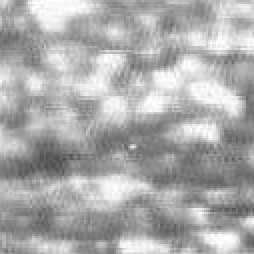
%> input picture data/1.bmp, 127 x 127 px (shown 2 times larger)
$ octave --eval "result = nhbf_ilcmfunc(imread('data/1.bmp'));"   (GNU Octave 9; MATLAB toolbox functions it lacks are replaced by stand-ins)
%> lines starting %> are read from the running program, lines starting %| are printed output that depends on the picture
% 2020 A Novel and High-Speed Local Contrast Method for Infrared Small-Target Detection
%% hbmlcmfunc.m  High-boost-based multiscale local contrast measure for infrared small target detection
% 1：高通滤波
% 2：目标均值^2*背景均值^2*（目标均值-背景均值)^2
function C = nhbf_ilcmfunc(img)
flag = 0;
img = double(img);
op = fspecial('average', 9); % improved high boost filter 的大小论文并没有给出
Im = imfilter(double(img), op, 'replicate');
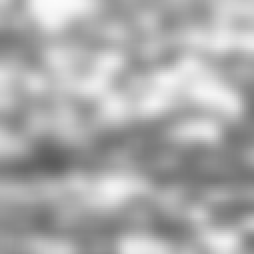
%> Im: size 127x127 double (shown 2 times larger); min 90.91, max 251.3, mean 171.4
Ihp = img - Im;
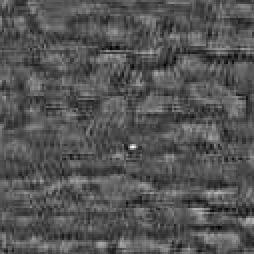
%> Ihp: size 127x127 double (shown 2 times larger); min -49.48, max 99.06, mean 0; drawn with min black and max white
if flag
    figure; imshow(Ihp, []);
end
Ihp(Ihp<=0) = 0;
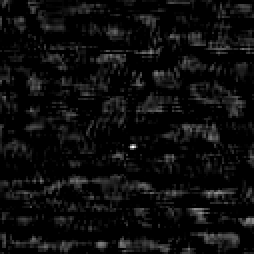
%> Ihp: size 127x127 double (shown 2 times larger); min 0, max 99.06, mean 5.2; drawn with min black and max white
if flag
    figure; imshow(Ihp, []);
end
ihbf = Ihp*1.2;
%%  a main way of average filter to
% implement preprocessing
%%
sz = 3;
opt = ones(sz) ;
opb = ones(sz*3);
opb(sz+1:2*sz, sz+1:2*sz) = 0;
opb = opb/sum(opb(:));
L3 = imdilate(ihbf, opt);
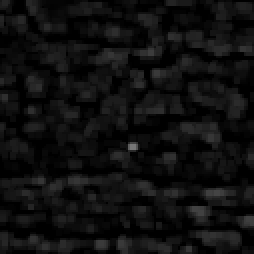
%> L3: size 127x127 double (shown 2 times larger); min 0, max 118.9, mean 15.5
mt = imfilter(ihbf, opt, 'replicate');
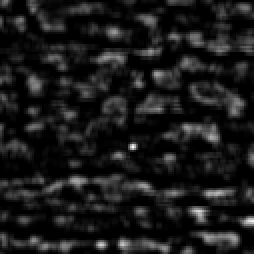
%> mt: size 127x127 double (shown 2 times larger); min 0, max 543.2, mean 56.5; drawn with min black and max white
mb =  imfilter(ihbf, opb, 'replicate');
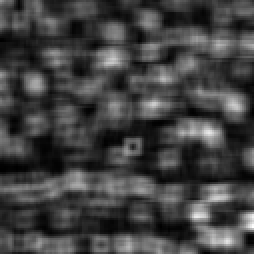
%> mb: size 127x127 double (shown 2 times larger); min 0.151, max 23.81, mean 6.3; drawn with min black and max white
d = mt - mb;
C = (L3.*mb).^2.*d.^2;
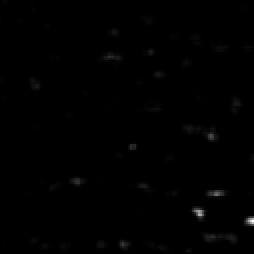
%> C: size 127x127 double (shown 2 times larger); min 0, max 3.4e+11, mean 1.52e+09; drawn with min black and max white
if flag
    figure; imshow(L3, []);
    figure; imshow(mb, []);
    figure; imshow(d, []);
end
end

$ run again, on data/10.bmp
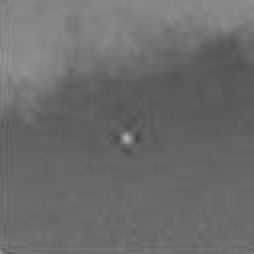
%> input picture data/10.bmp, 127 x 127 px (shown 2 times larger)
%> in nhbf_ilcmfunc, `Ihp = img - Im;`:
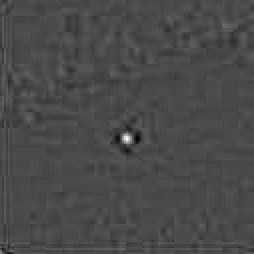
%> Ihp: size 127x127 double (shown 2 times larger); min -26.84, max 65.56, mean 0; drawn with min black and max white
%> in nhbf_ilcmfunc, `mb =  imfilter(ihbf, opb, 'replicate');`:
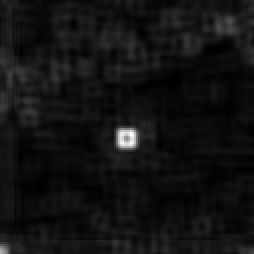
%> mb: size 127x127 double (shown 2 times larger); min 0.00206, max 12.46, mean 0.908; drawn with min black and max white
